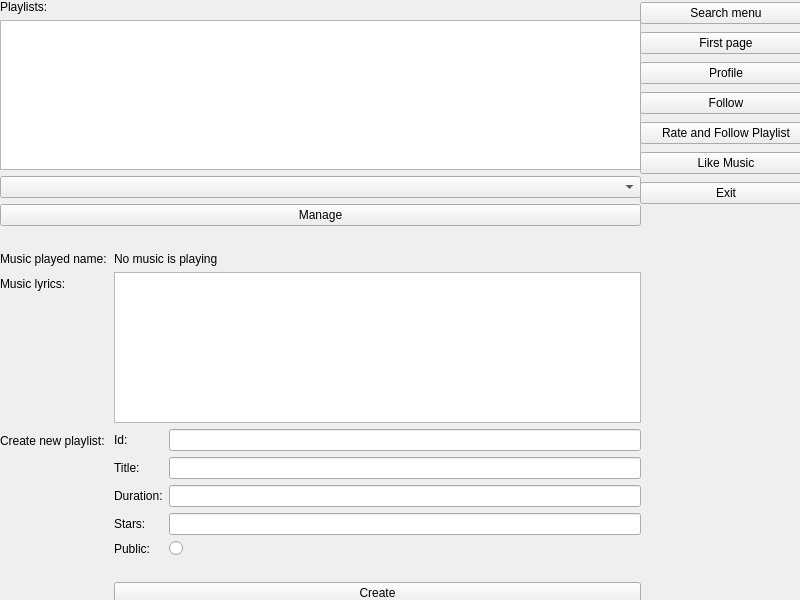
<?xml version="1.0" encoding="UTF-8"?>
<ui version="4.0">
 <class>dashboard_form</class>
 <widget class="QWidget" name="dashboard_form">
  <property name="geometry">
   <rect>
    <x>0</x>
    <y>0</y>
    <width>800</width>
    <height>600</height>
   </rect>
  </property>
  <property name="windowTitle">
   <string>Form</string>
  </property>
  <widget class="QWidget" name="verticalLayoutWidget_2">
   <property name="geometry">
    <rect>
     <x>0</x>
     <y>0</y>
     <width>641</width>
     <height>604</height>
    </rect>
   </property>
   <layout class="QVBoxLayout" name="verticalLayout_2">
    <item>
     <layout class="QVBoxLayout" name="verticalLayout">
      <item>
       <widget class="QLabel" name="label_4">
        <property name="text">
         <string>Playlists:</string>
        </property>
       </widget>
      </item>
      <item>
       <widget class="QListWidget" name="playlist_list"/>
      </item>
      <item>
       <widget class="QComboBox" name="manage_playlist"/>
      </item>
      <item>
       <widget class="QPushButton" name="manage_button">
        <property name="text">
         <string>Manage</string>
        </property>
       </widget>
      </item>
      <item>
       <widget class="QLabel" name="error_label">
        <property name="text">
         <string/>
        </property>
       </widget>
      </item>
      <item>
       <layout class="QFormLayout" name="formLayout">
        <item row="0" column="0">
         <widget class="QLabel" name="label">
          <property name="text">
           <string>Music played name:</string>
          </property>
         </widget>
        </item>
        <item row="0" column="1">
         <widget class="QLabel" name="music_play_name">
          <property name="text">
           <string>No music is playing</string>
          </property>
         </widget>
        </item>
        <item row="1" column="0">
         <widget class="QLabel" name="label_3">
          <property name="text">
           <string>Music lyrics: </string>
          </property>
         </widget>
        </item>
        <item row="1" column="1">
         <widget class="QListWidget" name="music_play_lyrics"/>
        </item>
        <item row="2" column="0">
         <widget class="QLabel" name="label_9">
          <property name="text">
           <string>Create new playlist: </string>
          </property>
         </widget>
        </item>
        <item row="2" column="1">
         <layout class="QVBoxLayout" name="verticalLayout_5">
          <item>
           <layout class="QFormLayout" name="formLayout_3">
            <item row="1" column="0">
             <widget class="QLabel" name="label_10">
              <property name="text">
               <string>Title:</string>
              </property>
             </widget>
            </item>
            <item row="1" column="1">
             <widget class="QLineEdit" name="playlist_title_line_2"/>
            </item>
            <item row="2" column="0">
             <widget class="QLabel" name="label_11">
              <property name="text">
               <string>Duration:</string>
              </property>
             </widget>
            </item>
            <item row="2" column="1">
             <widget class="QLineEdit" name="playlist_duration_line_2"/>
            </item>
            <item row="3" column="0">
             <widget class="QLabel" name="label_12">
              <property name="text">
               <string>Stars:</string>
              </property>
             </widget>
            </item>
            <item row="3" column="1">
             <widget class="QLineEdit" name="playlist_star_line_2"/>
            </item>
            <item row="4" column="0">
             <widget class="QLabel" name="label_13">
              <property name="text">
               <string>Public:</string>
              </property>
             </widget>
            </item>
            <item row="4" column="1">
             <widget class="QRadioButton" name="public_button_2">
              <property name="text">
               <string/>
              </property>
             </widget>
            </item>
            <item row="0" column="0">
             <widget class="QLabel" name="label_2">
              <property name="text">
               <string>Id: </string>
              </property>
             </widget>
            </item>
            <item row="0" column="1">
             <widget class="QLineEdit" name="id_line"/>
            </item>
           </layout>
          </item>
          <item>
           <widget class="QLabel" name="error_label_2">
            <property name="text">
             <string/>
            </property>
           </widget>
          </item>
          <item>
           <widget class="QPushButton" name="creat_button_2">
            <property name="text">
             <string>Create</string>
            </property>
           </widget>
          </item>
         </layout>
        </item>
       </layout>
      </item>
     </layout>
    </item>
   </layout>
  </widget>
  <widget class="QWidget" name="verticalLayoutWidget_3">
   <property name="geometry">
    <rect>
     <x>640</x>
     <y>0</y>
     <width>172</width>
     <height>213</height>
    </rect>
   </property>
   <layout class="QVBoxLayout" name="verticalLayout_3">
    <item>
     <widget class="QPushButton" name="search_button">
      <property name="text">
       <string>Search menu</string>
      </property>
     </widget>
    </item>
    <item>
     <widget class="QPushButton" name="firstPage_button">
      <property name="text">
       <string>First page</string>
      </property>
     </widget>
    </item>
    <item>
     <widget class="QPushButton" name="profile_button">
      <property name="text">
       <string>Profile</string>
      </property>
     </widget>
    </item>
    <item>
     <widget class="QPushButton" name="follow_button">
      <property name="text">
       <string>Follow</string>
      </property>
     </widget>
    </item>
    <item>
     <widget class="QPushButton" name="rate_button">
      <property name="text">
       <string>Rate and Follow Playlist</string>
      </property>
     </widget>
    </item>
    <item>
     <widget class="QPushButton" name="like_button">
      <property name="text">
       <string>Like Music</string>
      </property>
     </widget>
    </item>
    <item>
     <widget class="QPushButton" name="exit_button">
      <property name="text">
       <string>Exit</string>
      </property>
     </widget>
    </item>
   </layout>
  </widget>
 </widget>
 <resources/>
 <connections/>
</ui>
